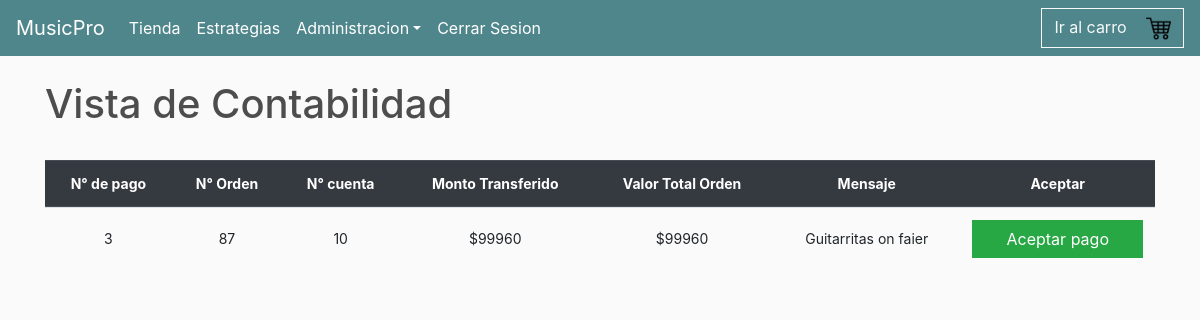
/pagos/ (signed in), run on an earlier commit of the app's database.
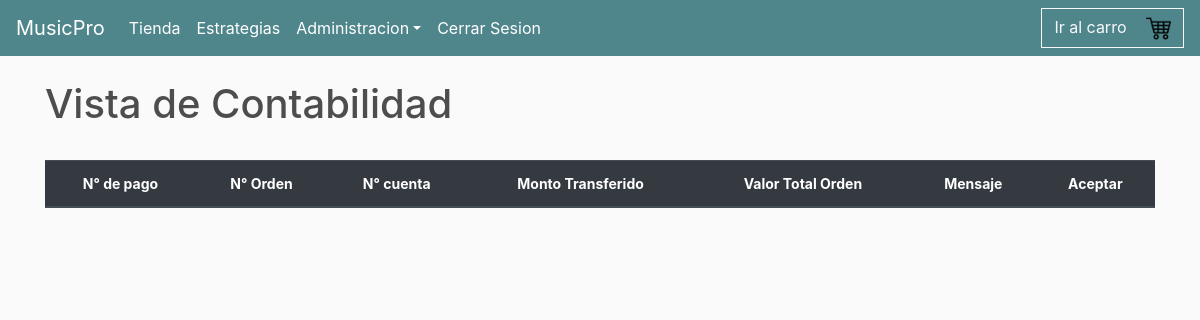
And on a later commit of the database.
### TiendaMPRO/models.py (models this page shows, shortened)
class Pago(models.Model):
    order = models.ForeignKey(OrdenDeCompra, on_delete=models.SET_NULL, blank=True, null=True)
    cuenta_id = models.FloatField(default=0.0)
    monto = models.FloatField(default=1.0)
    fecha_pago = models.DateTimeField(auto_now_add=True)
    mensaje = models.CharField(max_length=200, null=True,blank= True)
    def __str__(self):
        return self.mensaje

class OrdenDeCompra(models.Model):
    customer = models.ForeignKey(Usuario, on_delete=models.SET_NULL, blank=True, null=True)
    complete = models.BooleanField(default=False, null=True, blank=False)
    retiroTienda = models.BooleanField(default=False, null=True, blank=False)
    transaction_id=  models.CharField(max_length=200, null=True)
    pagado = models.BooleanField(default=False, null=True, blank=False)
    transferencia = models.BooleanField(default=False, null=True, blank=False)
    aceptada = models.BooleanField(default=False, null=True, blank=False)
    estado = models.CharField(max_length=200, null=True, blank=True, default="En Bodega")
    def __str__(self):
        return str(self.id)
    @property
    def get_total_descuento(self):
        orderitems = self.productopedido_set.all()
        if (sum ([item.cantidad for item in orderitems])>=4):
            total = sum([item.get_total for item in orderitems])-20000
        else:
            total = sum([item.get_total for item in orderitems])
        return total

class ProductoPedido(models.Model):
    producto = models.ForeignKey(Producto, on_delete=models.SET_NULL, blank=True, null=True)
    orden = models.ForeignKey(OrdenDeCompra, on_delete=models.SET_NULL, blank=True, null=True)
    cantidad = models.IntegerField(default=0, null=True, blank=True)
    fecha_pedido = models.DateTimeField(auto_now_add=True)
    @property
    def get_total(self):
        total = self.producto.precio * self.cantidad
        return total

class Producto(models.Model):
    nom_prod = models.CharField(validators=[MinLengthValidator(3)], max_length=40,verbose_name="Nombre de Producto")
    tipo_prod = models.ForeignKey(TipoProducto, on_delete=models.CASCADE)
    descripcion = models.TextField(max_length=1500,null=True,blank=True)
    precio = models.FloatField(default=0.0)
    imagen = models.ImageField(upload_to="images/producto",null=True,blank=True)

### TiendaMPRO/views.py (the view, shortened to what this page needs)
# urls.py: path('pagos/', views.Transferencia, name='tfpagos'),
def Transferencia(request):
    nulos=Pago.objects.all().filter(order__isnull=True)
    notnulos=Pago.objects.all().filter(order__isnull=False)
    pagos=Pago.objects.all()
    print("Nulos : ",nulos)
    print("No Nulos : ",notnulos)
    print("Todos los pagos :" ,pagos)
    q_order=request.GET.get('order')
    context={'pagos':pagos}
    return render(request,'TiendaMPRO/Pagos.html',context)

### TiendaMPRO/models.py (called while the page is built)
    def __str__(self):
        return f'{self.nombre}'

    @property
    def is_staff(self):
        return self.usuario_admin

### TiendaMPRO/templates/TiendaMPRO/Pagos.html (shortened to what this page needs)
{% extends 'TiendaMPRO/main.html' %}
{% load static %}
{% block content %}
<br>
<h1>Vista de Contabilidad</h1>
<br>
<table class="table tbl_cont">
    <thead class="thead-dark">
        <tr>
            <th scope="col">N° de pago</th>
            <th scope="col">N° Orden</th>
            <th scope="col">N° cuenta</th>
            <th scope="col">Monto Transferido</th>
            <th scope="col">Valor Total Orden</th>
            <th scope="col">Mensaje</th>
            <th scope="col">Aceptar</th>
        </tr>
    </thead>
    <tbody>
        {% for p in pagos %}
        <tr>
            {% if p.order.transferencia %}
                {% if p.order.pagado == False %}
                <td data-label="N° de pago">{{p.id}}</td>
                <td data-label="N° Orden">{{p.order}}</td>
                <td data-label="N° cuenta">{{p.cuenta_id|floatformat:0}}</td>
                <td data-label="Monto Transferido">${{p.monto|floatformat:0}}</td>
                <td data-label="Valor Total Orden">${{ p.order.get_total_descuento|floatformat:0}}</td>
                <td data-label="Mensaje">{{p.mensaje}}</td>
                <td data-label="Aceptar">
                    <form method="get" action="">
                        <input class="btn btn-success btn-block"  type="submit" value="Aceptar pago" />
                    </form>
                </td>
                {% endif %}
            {% endif %}
        </tr>
        {% endfor %}
</table>
{% endblock %}

What changed in the data, as far as the page shows it:
removed Pago: id "3", order "87", cuenta_id "10", monto "99960", order.get_total_descuento "99960", mensaje "Guitarritas on faier", monto+order "Aceptar pago"
